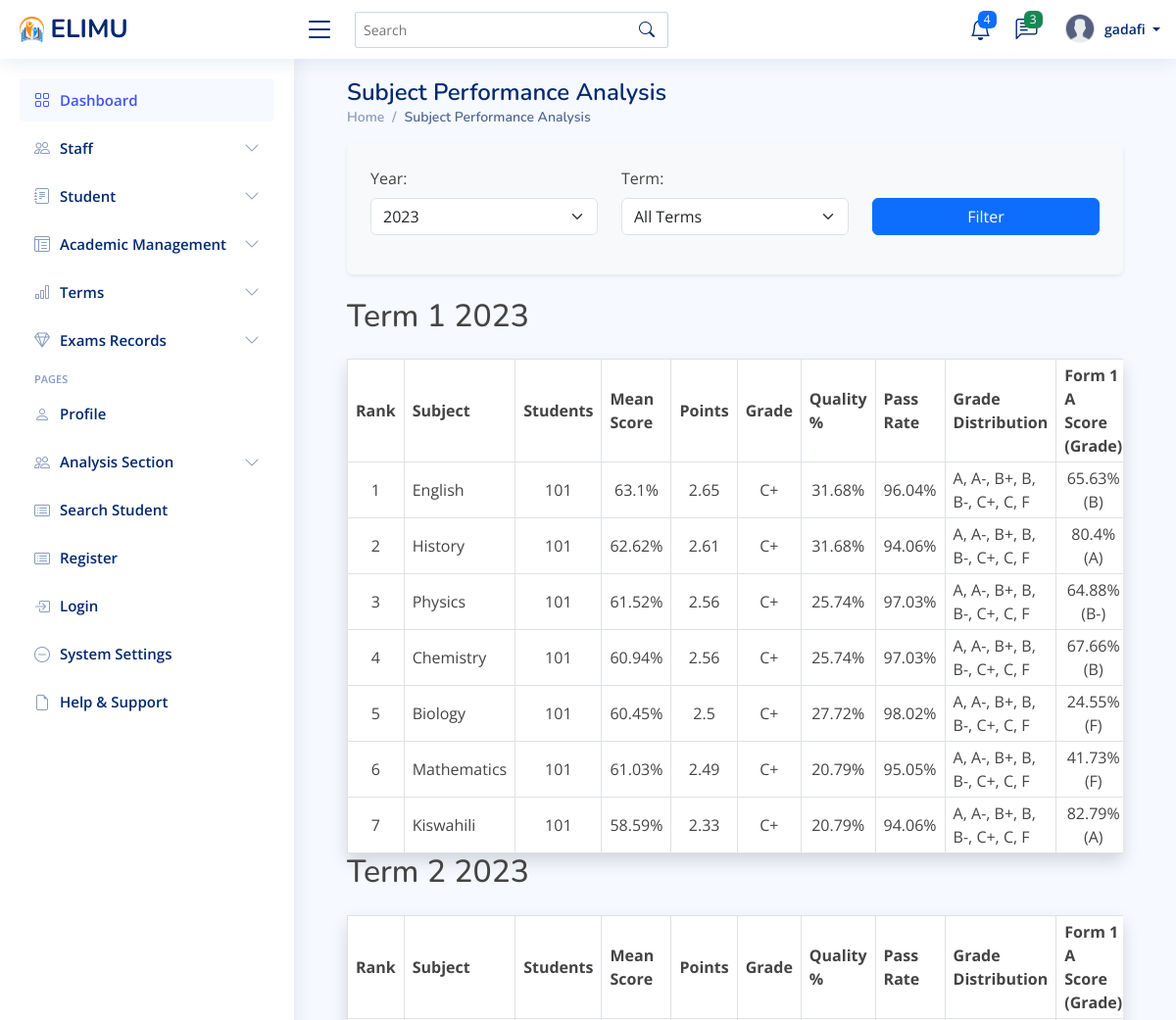
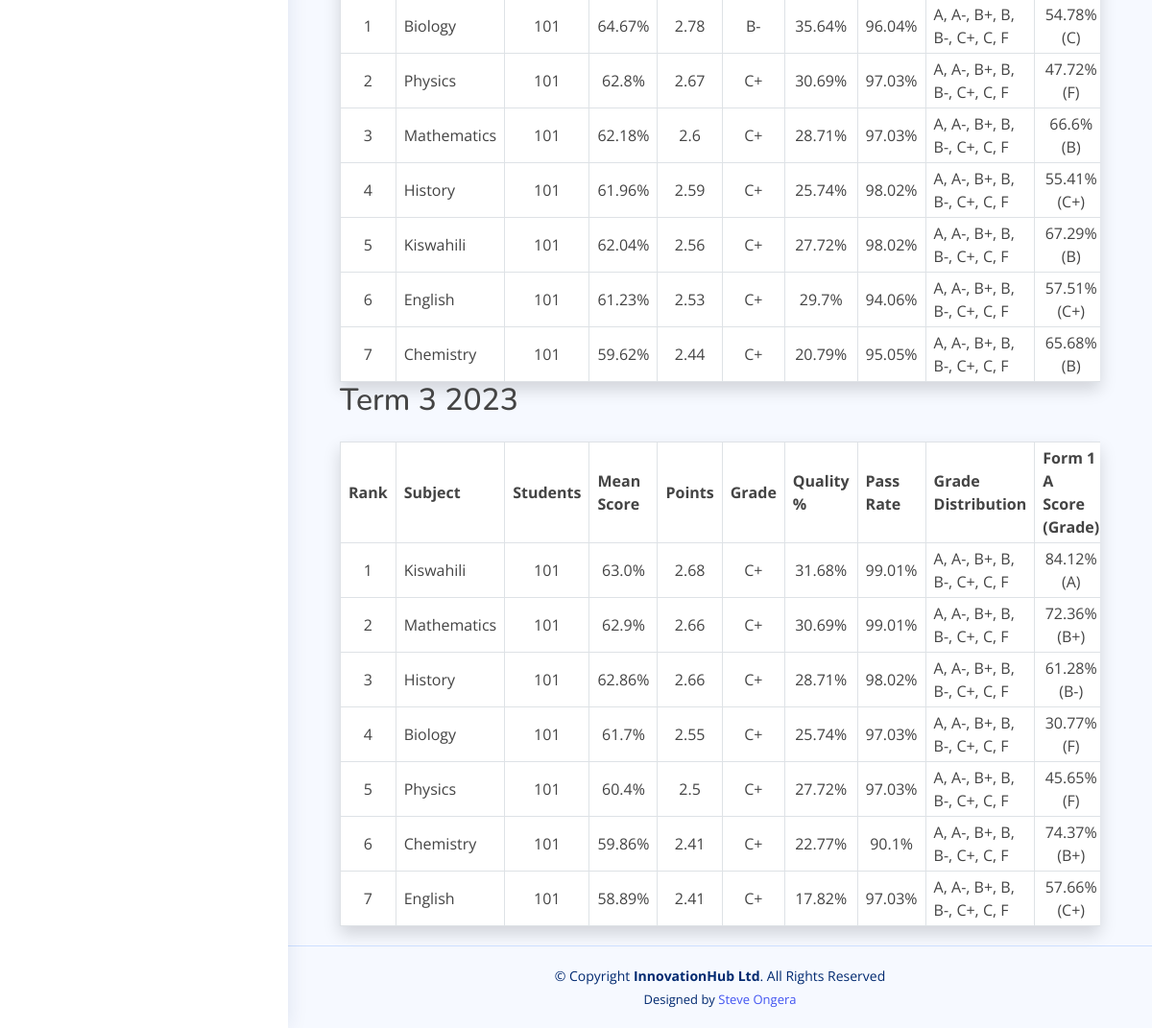
The page /subject-performance/ (signed in) on the database its author committed (2 pictures, top to bottom).
### myapp/models.py (models this page shows, shortened)
class Term(models.Model):
    name = models.CharField(max_length=50)  # Term 1, Term 2, Term 3
    year = models.IntegerField()  # e.g., 2023
    is_current = models.BooleanField(default=False)  # Indicates if this is the current active term
    def __str__(self):
        return f"{self.name} {self.year}"

class Class_of_study(models.Model):
    name = models.CharField(max_length=50)  # Form 1, Form 2, etc.
    stream = models.CharField(max_length=50)  # Stream A, B, C, etc.

class Subject(models.Model):
    name = models.CharField(max_length=100, unique=True)  # Math, English, etc.
    code = models.CharField(max_length=10, unique=True)

### myapp/views.py (the view)
# urls.py: path('subject-performance/', views.subject_performance, name='subject_performance'),
@login_required
@user_passes_test(is_staff_user)
def subject_performance(request):
    selected_year = request.GET.get('year')
    selected_term = request.GET.get('term')
    cache_key = f'subject_performance_{selected_year}_{selected_term}'
    cached_data = cache.get(cache_key)
    if cached_data:
        return render(request, 'rankings/subject_performance.html', cached_data)
    available_years = Term.objects.values_list('year', flat=True)\
        .distinct().order_by('-year')
    available_terms = Term.objects.values_list('name', flat=True).distinct()
    if not selected_year:
        selected_year = available_years.first()
    selected_year = int(selected_year)
    terms_query = Term.objects.filter(year=selected_year)
    if selected_term:
        terms_query = terms_query.filter(name=selected_term)
    streams = Class_of_study.objects.all().order_by('name', 'stream')
    subject_analytics = []
    for term in terms_query:
        term_data = {
            'term': term,
            'subjects': []
        }
        subjects = Subject.objects.all()
        for subject in subjects:
            overall_stats = CAT.objects.filter(
                term=term,
                subject=subject
            ).aggregate(
                avg_score=Coalesce(Avg('end_term'), 0.0),
                avg_points=Coalesce(Avg('grade_points'), 0.0),
                total_students=Count('student', distinct=True),
                a_count=Count('pk', filter=Q(letter_grade='A')),
                a_minus_count=Count('pk', filter=Q(letter_grade='A-')),
                b_plus_count=Count('pk', filter=Q(letter_grade='B+')),
                b_count=Count('pk', filter=Q(letter_grade='B')),
                b_minus_count=Count('pk', filter=Q(letter_grade='B-')),
                c_plus_count=Count('pk', filter=Q(letter_grade='C+')),
                c_count=Count('pk', filter=Q(letter_grade='C')),
                fail_count=Count('pk', filter=Q(letter_grade='F'))
            )
            if overall_stats['total_students'] > 0:
                stream_performance = []
                for stream in streams:
                    stream_stats = CAT.objects.filter(
                        term=term,
                        subject=subject,
                        student__current_class=stream
                    ).aggregate(
                        avg_score=Coalesce(Avg('end_term'), 0.0),
                        avg_points=Coalesce(Avg('grade_points'), 0.0),
                        student_count=Count('student', distinct=True)
                    )
                    if stream_stats['student_count'] > 0:
                        stream_performance.append({
                            'stream': stream,
                            'average_score': round(stream_stats['avg_score'], 2),
                            'grade_points': round(stream_stats['avg_points'], 2),
                            'students': stream_stats['student_count'],
                            'letter_grade': _get_letter_grade(stream_stats['avg_points'])
                        })
                total_quality_grades = (
                    overall_stats['a_count'] +
                    overall_stats['a_minus_count'] +
                    overall_stats['b_plus_count']
                )
                quality_percentage = (total_quality_grades / overall_stats['total_students']) * 100 if overall_stats['total_students'] > 0 else 0
                subject_data = {
                    'subject': subject,
                    'average_score': round(overall_stats['avg_score'], 2),
                    'grade_points': round(overall_stats['avg_points'], 2),
                    'letter_grade': _get_letter_grade(overall_stats['avg_points']),
                    'total_students': overall_stats['total_students'],
                    'streams': stream_performance,
                    'grade_distribution': {
                        'A': overall_stats['a_count'],
                        'A-': overall_stats['a_minus_count'],
                        'B+': overall_stats['b_plus_count'],
                        'B': overall_stats['b_count'],
                        'B-': overall_stats['b_minus_count'],
                        'C+': overall_stats['c_plus_count'],
                        'C': overall_stats['c_count'],
                        'F': overall_stats['fail_count']
                    },
                    'quality_percentage': round(quality_percentage, 2),
                    'pass_rate': round(((overall_stats['total_students'] - overall_stats['fail_count']) / overall_stats['total_students']) * 100 if overall_stats['total_students'] > 0 else 0, 2)
                }
                term_data['subjects'].append(subject_data)
        term_data['subjects'].sort(key=lambda x: (x['grade_points'], x['quality_percentage']), reverse=True)
        for rank, subject_data in enumerate(term_data['subjects'], 1):
            subject_data['rank'] = rank
        subject_analytics.append(term_data)
    context = {
        'analytics': subject_analytics,
        'streams': streams,
        'available_years': available_years,
        'available_terms': available_terms,
        'selected_year': selected_year,
        'selected_term': selected_term,
    }
    cache.set(cache_key, context, timeout=3600)  # Cache for 1 hour
    return render(request, 'rankings/subject_performance.html', context)

### templates/rankings/subject_performance.html (shortened to what this page needs)
{% extends "base/base.html" %}
{% block content %}
<div class="container mx-auto px-4 py-6">
        <div class="pagetitle mb-6">
            <h1 class="text-2xl font-bold">Subject Performance Analysis</h1>
            <nav>
                <ol class="breadcrumb">
                    <li class="breadcrumb-item"><a href="{% url 'admin_dashboard' %}">Home</a></li>
                    <li class="breadcrumb-item active">Subject Performance Analysis</li>
                </ol>
            </nav>
        </div>
    <form method="get" class="mb-4 p-4 bg-light rounded shadow-sm">
        <div class="row">
            <div class="col-md-4 mb-3">
                <label for="year" class="form-label">Year:</label>
                <select name="year" id="year" class="form-select">
                    {% for year in available_years %}
                        <option value="{{ year }}" {% if year == selected_year %}selected{% endif %}>
                            {{ year }}
                        </option>
                    {% endfor %}
                </select>
            </div>
            <div class="col-md-4 mb-3">
                <label for="term" class="form-label">Term:</label>
                <select name="term" id="term" class="form-select">
                    <option value="">All Terms</option>
                </select>
            </div>
            <div class="col-md-4 mb-3 d-flex align-items-end">
                <button type="submit" class="btn btn-primary w-100">
                    Filter
                </button>
            </div>
        </div>
    </form>
    {% for term_data in analytics %}
    <div class="mb-12">
        <h2 class="text-xl font-semibold mb-4">{{ term_data.term }}</h2>
        <div class="overflow-x-auto shadow">
            <table class="min-w-full bg-white border border-gray-300 table-fixed text-sm">
                <thead>
                    <tr class="bg-gray-100">
                        <th class="sticky left-0 z-10 bg-gray-100 px-2 py-1 border w-16">Rank</th>
                        <th class="sticky left-[60px] z-10 bg-gray-100 px-2 py-1 border w-32">Subject</th>
                        <th class="sticky left-[260px] z-10 bg-gray-100 px-2 py-1 border w-20">Students</th>
                        <th class="sticky left-[360px] z-10 bg-gray-100 px-2 py-1 border w-24">Mean Score</th>
                        <th class="sticky left-[460px] z-10 bg-gray-100 px-2 py-1 border w-20">Points</th>
                        <th class="sticky left-[560px] z-10 bg-gray-100 px-2 py-1 border w-20">Grade</th>
                        <th class="px-2 py-1 border w-24">Quality %</th>
                        <th class="px-2 py-1 border w-24">Pass Rate</th>
                        <th class="px-2 py-1 border w-32">Grade Distribution</th>
                        {% for stream in streams %}
                            <th class="px-2 py-1 border w-32 whitespace-nowrap">
                                {{ stream.name }} {{ stream.stream }}
                                <div class="text-xs font-normal">Score (Grade)</div>
                            </th>
                        {% endfor %}
                    </tr>
                </thead>
                <tbody>
                    {% for subject_data in term_data.subjects %}
                    <tr class="{% cycle 'bg-white' 'bg-gray-50' %}">
                        <td class="sticky left-0 z-10 {% cycle 'bg-white' 'bg-gray-50' %} px-2 py-1 border text-center whitespace-nowrap">
                            {{ subject_data.rank }}
                        </td>
                        <td class="sticky left-[60px] z-10 {% cycle 'bg-white' 'bg-gray-50' %} px-2 py-1 border font-medium whitespace-nowrap">
                            {{ subject_data.subject.name }}
                        </td>
                        <td class="sticky left-[260px] z-10 {% cycle 'bg-white' 'bg-gray-50' %} px-2 py-1 border text-center whitespace-nowrap">
                            {{ subject_data.total_students }}
                        </td>
                        <td class="sticky left-[360px] z-10 {% cycle 'bg-white' 'bg-gray-50' %} px-2 py-1 border text-center whitespace-nowrap">
                            {{ subject_data.average_score }}%
                        </td>
                        <td class="sticky left-[460px] z-10 {% cycle 'bg-white' 'bg-gray-50' %} px-2 py-1 border text-center whitespace-nowrap">
                            {{ subject_data.grade_points }}
                        </td>
                        <td class="sticky left-[560px] z-10 {% cycle 'bg-white' 'bg-gray-50' %} px-2 py-1 border text-center whitespace-nowrap">
                            {{ subject_data.letter_grade }}
                        </td>
                        <td class="px-2 py-1 border text-center whitespace-nowrap">
                            {{ subject_data.quality_percentage }}%
                        </td>
                        <td class="px-2 py-1 border text-center whitespace-nowrap">
                            {{ subject_data.pass_rate }}%
                        </td>
                        <td class="px-2 py-1 border text-sm whitespace-nowrap">
                            {{ subject_data.grade_distribution|join:", " }}
                        </td>
                        {% for stream in streams %}
                            <td class="px-2 py-1 border text-center whitespace-nowrap">
                                {% for stream_data in subject_data.streams %}
                                    {% if stream_data.stream.id == stream.id %}
                                        {{ stream_data.average_score }}% ({{ stream_data.letter_grade }})
                                    {% endif %}
                                {% endfor %}
                            </td>
                        {% endfor %}
                    </tr>
                    {% endfor %}
                </tbody>
            </table>
        </div>
    </div>
    {% empty %}
    <div class="text-center py-8">
        <p class="text-gray-500">No performance data available for the selected filters.</p>
    </div>
    {% endfor %}
</div>
{% endblock %}

### templates/base/navbar.html (shortened to what this page needs)
{% load static %}
<header id="header" class="header fixed-top d-flex align-items-center">
    <div class="d-flex align-items-center justify-content-between">
      {% if request.user.is_staff %}
        <a href="{% url 'admin_dashboard'%}" class="logo d-flex align-items-center">
        {% else %}
        <a href="{% url 'student_dashboard'%}" class="logo d-flex align-items-center">
      {% endif %}
        <img src="{% static 'assets/img/logo.png'%}" alt="">
        <span class="d-none d-lg-block">ELIMU</span>
      </a>
      <i class="bi bi-list toggle-sidebar-btn"></i>
    </div>
    <div class="search-bar">
      <form class="search-form d-flex align-items-center" method="POST" action="#">
        <input type="text" name="query" placeholder="Search" title="Enter search keyword">
        <button type="submit" title="Search"><i class="bi bi-search"></i></button>
      </form>
    </div>
    <nav class="header-nav ms-auto">
      <ul class="d-flex align-items-center">
        <li class="nav-item dropdown">
          <a class="nav-link nav-icon" href="#" data-bs-toggle="dropdown">
            <i class="bi bi-bell"></i>
            <span class="badge bg-primary badge-number">4</span>
          </a>
            </li>
          </ul>
        <li class="nav-item dropdown">
          <a class="nav-link nav-icon" href="#" data-bs-toggle="dropdown">
            <i class="bi bi-chat-left-text"></i>
            <span class="badge bg-success badge-number">3</span>
          </a>
        </li>
        <li class="nav-item dropdown pe-3">
          <a class="nav-link nav-profile d-flex align-items-center pe-0" href="#" data-bs-toggle="dropdown">
            <img src="{% static 'assets/img/profile.png'%}" alt="Profile" class="rounded-circle">
            <span class="d-none d-md-block dropdown-toggle ps-2">
              {% if user.is_authenticated %}
                   {{ user.username }}
              {% else %}
                  Admin
              {% endif %}
            </span>
          </a>
        </li>
    </nav>
  </header>

### rows shown on the page
Term: term "Term 1 2023"
Class_of_study: name "Form 1", stream "A", average_score "65.63", letter_grade "B", average_score "80.4", letter_grade "A", average_score "64.88", letter_grade "B-", average_score "67.66", average_score "24.55", letter_grade "F", average_score "41.73", average_score "82.79", average_score "54.78", letter_grade "C", average_score "47.72", average_score "66.6", average_score "55.41", letter_grade "C+", average_score "67.29", average_score "57.51", average_score "65.68", average_score "84.12", average_score "72.36", letter_grade "B+", average_score "61.28", average_score "30.77", average_score "45.65", average_score "74.37", average_score "57.66"
Subject: rank "1", subject.name "English", total_students "101", average_score "63.1", grade_points "2.65", letter_grade "C+", quality_percentage "31.68", pass_rate "96.04", grade_distribution "A, A-, B+, B, B-, C+, C, F", rank "6", average_score "61.23", grade_points "2.53", quality_percentage "29.7", pass_rate "94.06", rank "7", average_score "58.89", grade_points "2.41", quality_percentage "17.82", pass_rate "97.03"
Subject: rank "2", subject.name "History", total_students "101", average_score "62.62", grade_points "2.61", letter_grade "C+", quality_percentage "31.68", pass_rate "94.06", grade_distribution "A, A-, B+, B, B-, C+, C, F", rank "4", average_score "61.96", grade_points "2.59", quality_percentage "25.74", pass_rate "98.02", rank "3", average_score "62.86", grade_points "2.66", quality_percentage "28.71"
Subject: rank "3", subject.name "Physics", total_students "101", average_score "61.52", grade_points "2.56", letter_grade "C+", quality_percentage "25.74", pass_rate "97.03", grade_distribution "A, A-, B+, B, B-, C+, C, F", rank "2", average_score "62.8", grade_points "2.67", quality_percentage "30.69", rank "5", average_score "60.4", grade_points "2.5", quality_percentage "27.72"
Subject: rank "4", subject.name "Chemistry", total_students "101", average_score "60.94", grade_points "2.56", letter_grade "C+", quality_percentage "25.74", pass_rate "97.03", grade_distribution "A, A-, B+, B, B-, C+, C, F", rank "7", average_score "59.62", grade_points "2.44", quality_percentage "20.79", pass_rate "95.05", rank "6", average_score "59.86", grade_points "2.41", quality_percentage "22.77", pass_rate "90.1"
Subject: rank "5", subject.name "Biology", total_students "101", average_score "60.45", grade_points "2.5", letter_grade "C+", quality_percentage "27.72", pass_rate "98.02", grade_distribution "A, A-, B+, B, B-, C+, C, F", rank "1", average_score "64.67", grade_points "2.78", letter_grade "B-", quality_percentage "35.64", pass_rate "96.04", rank "4", average_score "61.7", grade_points "2.55", quality_percentage "25.74", pass_rate "97.03"
Subject: rank "6", subject.name "Mathematics", total_students "101", average_score "61.03", grade_points "2.49", letter_grade "C+", quality_percentage "20.79", pass_rate "95.05", grade_distribution "A, A-, B+, B, B-, C+, C, F", rank "3", average_score "62.18", grade_points "2.6", quality_percentage "28.71", pass_rate "97.03", rank "2", average_score "62.9", grade_points "2.66", quality_percentage "30.69", pass_rate "99.01"
Subject: rank "7", subject.name "Kiswahili", total_students "101", average_score "58.59", grade_points "2.33", letter_grade "C+", quality_percentage "20.79", pass_rate "94.06", grade_distribution "A, A-, B+, B, B-, C+, C, F", rank "5", average_score "62.04", grade_points "2.56", quality_percentage "27.72", pass_rate "98.02", rank "1", average_score "63.0", grade_points "2.68", quality_percentage "31.68", pass_rate "99.01"
Term: term "Term 2 2023"
Term: term "Term 3 2023"

### other values the page prints
{{ user.username }} "gadafi"
form field year "2023"
